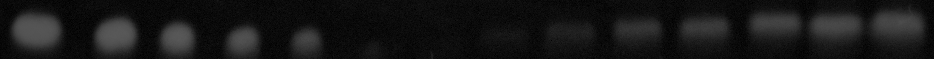
#> input picture sample.tif, 934 x 59 px
$ python main.py
#> lines starting #> are read from the running program, lines starting #| are printed output that depends on the picture; long printed decimals are rounded
import numpy as np
import scipy as sp
from PIL import Image
import matplotlib.pyplot as plt

# -------
# Config
# -------


# Path to FIJI-Processed Image
image_path = "./sample.tif"

# Make True if last peak doesn't have a vertical line at the end. False if line is already present
AddFinalLimit = True

# Make True if first peak doesn't have a vertical line at the beginning. False if line is already present
AddInitialLimit = False

# Total number of peaks expected. Same as the number of spots on the image
numberOfSamples = 14

# Sensitivity for peak delineation. Lower is more sensitive. Between 0 and 1
sensitivity = 0.8

# Enter concentrations for the standards to automatically try a linear fit
# Disregard if non-linear fit is performed elsewhere
standards = [6, 4, 2, 1, 0.5, 0.1]

# Figure plotting styles (matplotlib.pyplot)
plt.style.use('default')
plt.rc('font', family='Andale Mono', size="20")

# ----------------
# Peak Delineation
# ----------------

# Open Image
img = Image.open(image_path)
#> img is the input picture: PIL image 934x59 RGB; min 0, max 89, mean 22.5

# init image array and grayArray
image_array = np.array(img)
grayMean = []

for i in range(image_array.shape[1]): # from 0 to the end of the strip
    # all values from the 0 axis and one vertical slice from the 1 axis
    verticalSlice = image_array[:, i]
    verticalMean = np.mean(verticalSlice)
    grayMean.append(verticalMean)
#> this loop made 934 passes
#> verticalMean on passes 1 to 3: 7.93, 8.68, 8.9
#> after the loop, grayMean = 934 values, max 53.47 at index 34, min 7.53 at index 143, mean 22.49

# grayArray holds vertical means of pixels
grayArray = np.array(grayMean)
#> grayArray has the same summary as grayMean
pixelArray = np.arange(0, image_array.shape[1])
#> pixelArray = 934 values from 0 to 933

# invert the signal and treat the minima as peaks, define a peak distance based on the number of expected peaks
peaks, [] = sp.signal.find_peaks(-grayArray, distance=int(sensitivity*grayArray.size/numberOfSamples))
#> peaks = [5, 70, 143, 205, 265, 331, 405, 476, 537, 605, 673, 743, 805, 866, 932]

# add a final line to close the last peak, if requested
if AddFinalLimit:
    if peaks.max() < grayArray.size:
        peaks = np.append(peaks, grayArray.size)
#> peaks = [5, 70, 143, 205, 265, 331, 405, 476, 537, 605, 673, 743, 805, 866, 932, 934]
if AddInitialLimit:
    peaks = np.insert(peaks, 0, 0)

# Plot the mean gray value (Y axis) against horizontal pixel number (X axis)
plt.figure(1)
plt.plot(pixelArray, grayArray, color="black")
plt.xlabel("Distance (px)")
plt.ylabel("Mean Pixel Intensity")

# Add Vertical Lines where peaks are found
for i in range(len(peaks)):
    plt.axvline(peaks[i])
#> this loop made 16 passes
print(peaks)
#| [  5  70 143 205 265 331 405 476 537 605 673 743 805 866 932 934]

# ----------------
# Peak Integration
# ----------------

# Find cumulative integrals for all X axis points, starting from 0
cumulativeIntegrals = sp.integrate.cumulative_trapezoid(grayArray, np.arange(0, grayArray.size))
#> cumulativeIntegrals = 933 values from 8.31 to 20995.3
#print(cumulativeIntegrals.size)

# Function to pull out individual peak integrals from the cumulative list
# Upper Cumulative - Lower Cumulative = Peak Integral
# Upper and lower come from the peaks list generated earlier


def cumulative_to_integral(cumulative_array, upper_lim, lower_lim):
    return cumulative_array[upper_lim] - cumulative_array[lower_lim]


integrals = []
for i in range(len(peaks)):
    try:
        integral = cumulative_to_integral(cumulativeIntegrals, peaks[i+1], peaks[i])
        print(f" Integral from {peaks[i]} to {peaks[i+1]} is {integral}")
        integrals.append(integral)
    except IndexError:
        # I don't know why you need [i+1]-2 but it works
        lastIntegral = cumulative_to_integral(cumulativeIntegrals, peaks[i+1]-2, peaks[i])
        integrals.append(lastIntegral)
        print(f" Last Integral from {peaks[i]} to {peaks[i+1]-2} is {lastIntegral}")
        print(f" Last Index of Cumulative Integral List is {cumulativeIntegrals.size-1}")
        break
#> this loop made 15 passes
#> lastIntegral on pass 15: 0
#> integral on passes 1 to 6: 2392.7, 2180.5, 1672.3, 1420.5, 1214.5, 841.6
#|  Integral from 5 to 70 is 2392.746
#|  Integral from 70 to 143 is 2180.492
#|  Integral from 143 to 205 is 1672.331
#|  Integral from 205 to 265 is 1420.466
#|  Integral from 265 to 331 is 1214.483
#|  Integral from 331 to 405 is 841.585
#|  Integral from 405 to 476 is 812.373
#|  Integral from 476 to 537 is 784.212
#> (further printed lines are left out)
#> after the loop, integrals = [2392.7, 2180.5, 1672.3, 1420.5, 1214.5, 841.6, 812.4, 784.2, 1092.9, 1386.3, 1562.5, 1658.4, 1892.3, 2034.1, 0]

print(f"Generated Integral List with {len(integrals)} elements. {numberOfSamples} peaks Expected.")
#| Generated Integral List with 15 elements. 14 peaks Expected.

# -------------------------------
# Standards and Linear Regression
# -------------------------------

# Separate the Standards
standardIntegrals = np.array(integrals)[0:len(standards)]
#> standardIntegrals = [2392.7, 2180.5, 1672.3, 1420.5, 1214.5, 841.6]
print(standardIntegrals)
#| [2392.746 2180.492 1672.331 1420.466 1214.483
#|   841.585]

# Linear Regression
linear_model = sp.stats.linregress(np.array(standards), standardIntegrals)
#> linear_model = (245.8, 1063.1, 0.963, 0.00208, 34.62)
print(f"R^2 is {np.square(linear_model.rvalue)}")
#| R^2 is 0.9265

# Plot the line of best fit with standards
plt.figure(2)
plt.plot(standards, standardIntegrals, "o", label="Standards")
y = (linear_model.slope * np.array(standards)) + linear_model.intercept
#> y = [2538.1, 2046.5, 1554.8, 1309, 1186, 1087.7]
plt.plot(standards, y, color="black", label=f"R² = {np.round(np.square(linear_model.rvalue), decimals=3)}")
plt.legend()
plt.grid()
plt.xlabel("Chlorogenic Acid Concentration (mg/ml)")
plt.ylabel("Peak Integral")

# Get quantified concentrations


def extrapolate_from_model(linearmodel, y_value):
    return (y_value-linearmodel.intercept)/linearmodel.slope


result = extrapolate_from_model(linear_model, integrals)
#> result = [5.41, 4.55, 2.48, 1.45, 0.616, -0.901, -1.02, -1.13, 0.121, 1.31, 2.03, 2.42, 3.37, 3.95, -4.32]
np.set_printoptions(precision=3)
print("List of Peak Integrals: ")
print(np.array(integrals))
#| [2392.746 2180.492 1672.331 1420.466 1214.483  841.585  812.373  784.212
#|  1092.949 1386.28  1562.475 1658.398 1892.271 2034.102    0.   ]
print("Linear Regression Quantification Results: ")
print(result)
#| [ 5.409  4.545  2.478  1.454  0.616 -0.901 -1.02  -1.135  0.121  1.315
#|   2.031  2.421  3.373  3.95  -4.325]
plt.show()
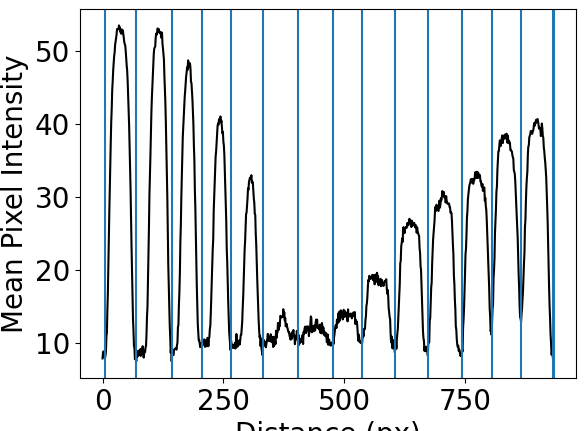
#> figure drawn by matplotlib, 1 panel; curve peaks at x = 34, y = 53.47
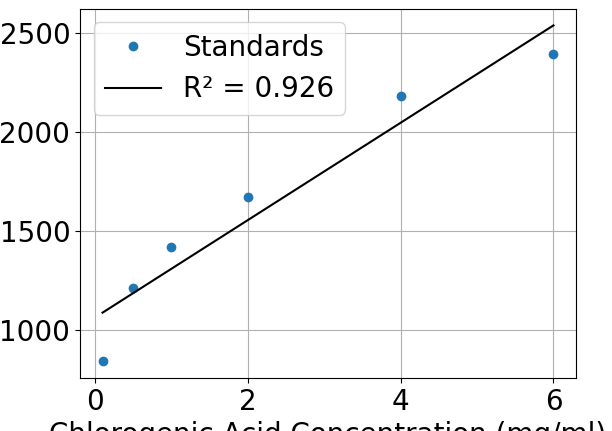
#> figure drawn by matplotlib, 1 panel
